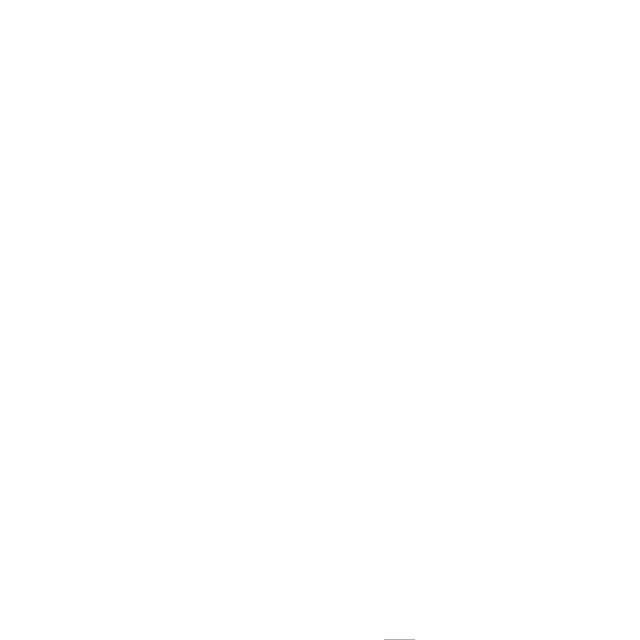
Frame 1 (no input)
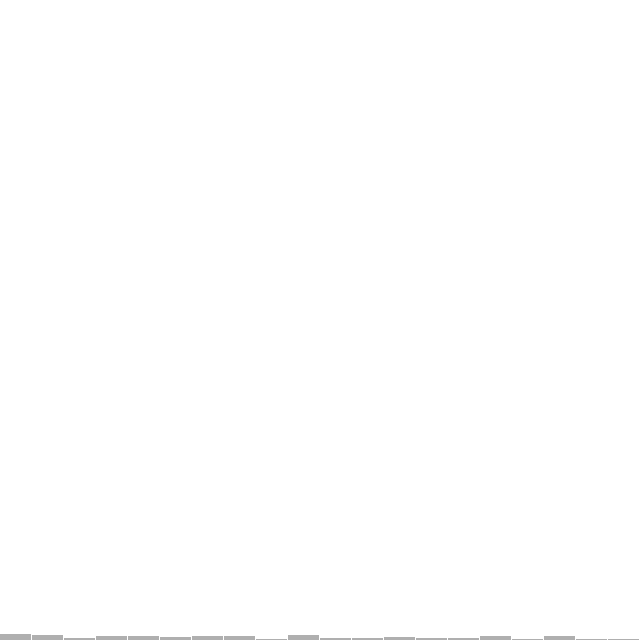
Frame 60 (the mouse pressed at the canvas centre just before this capture)
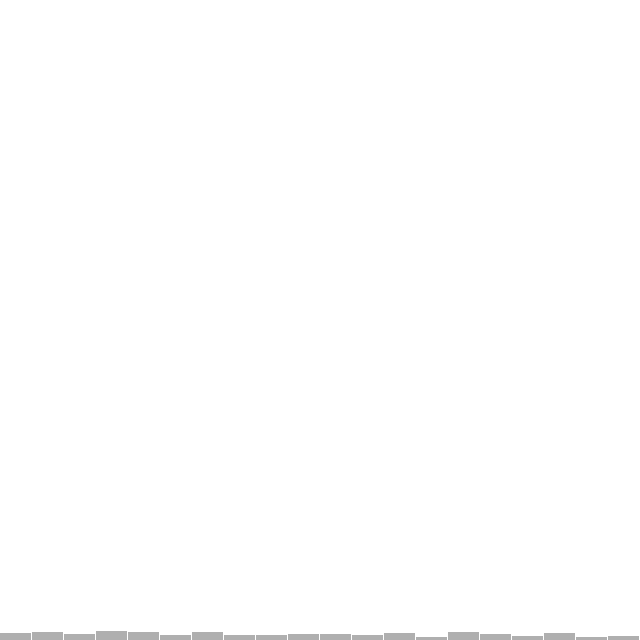
Frame 120 (the mouse held since frame 60 and released just before this capture)

The Processing sketch that drew these frames (run headless with seeded random() and noise(); from frame 60 on, the mouse is pressed at the canvas centre):

// Processing sketch: Example_I_02
// ── Example_I_02.pde
int[] randomCounts;

void setup() {
  size(640,640);
  randomCounts = new int[20];
}

void draw() {
  background(255);
  
  //Selects which bar will increment
  //Incremenets by 1
  int index = int(random(randomCounts.length));
  randomCounts[index]++;
  
  noStroke();
  fill(175);
  //Sets an increment based on the width of each bar
  int w = width/randomCounts.length;
  
  //Loop
  for(int i = 0; i < randomCounts.length; i++) {
    rect(
      /*x*/ i * w,
      /*y*/ height - randomCounts[i],
      /*w*/ w - 1,
      /*h*/ randomCounts[i]
    ); 
  }
}
